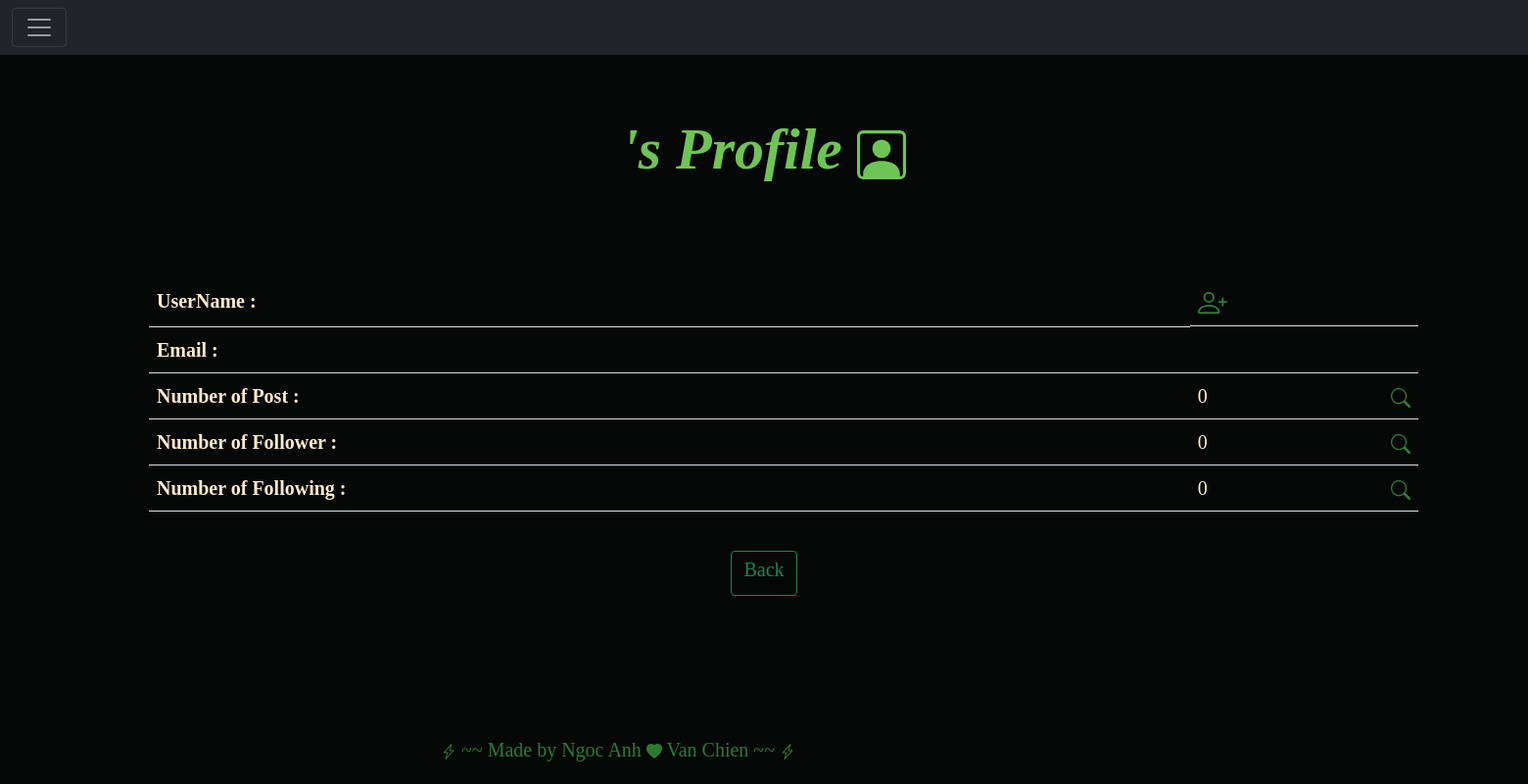
Page /profile/dd (signed in) on the earlier database version.
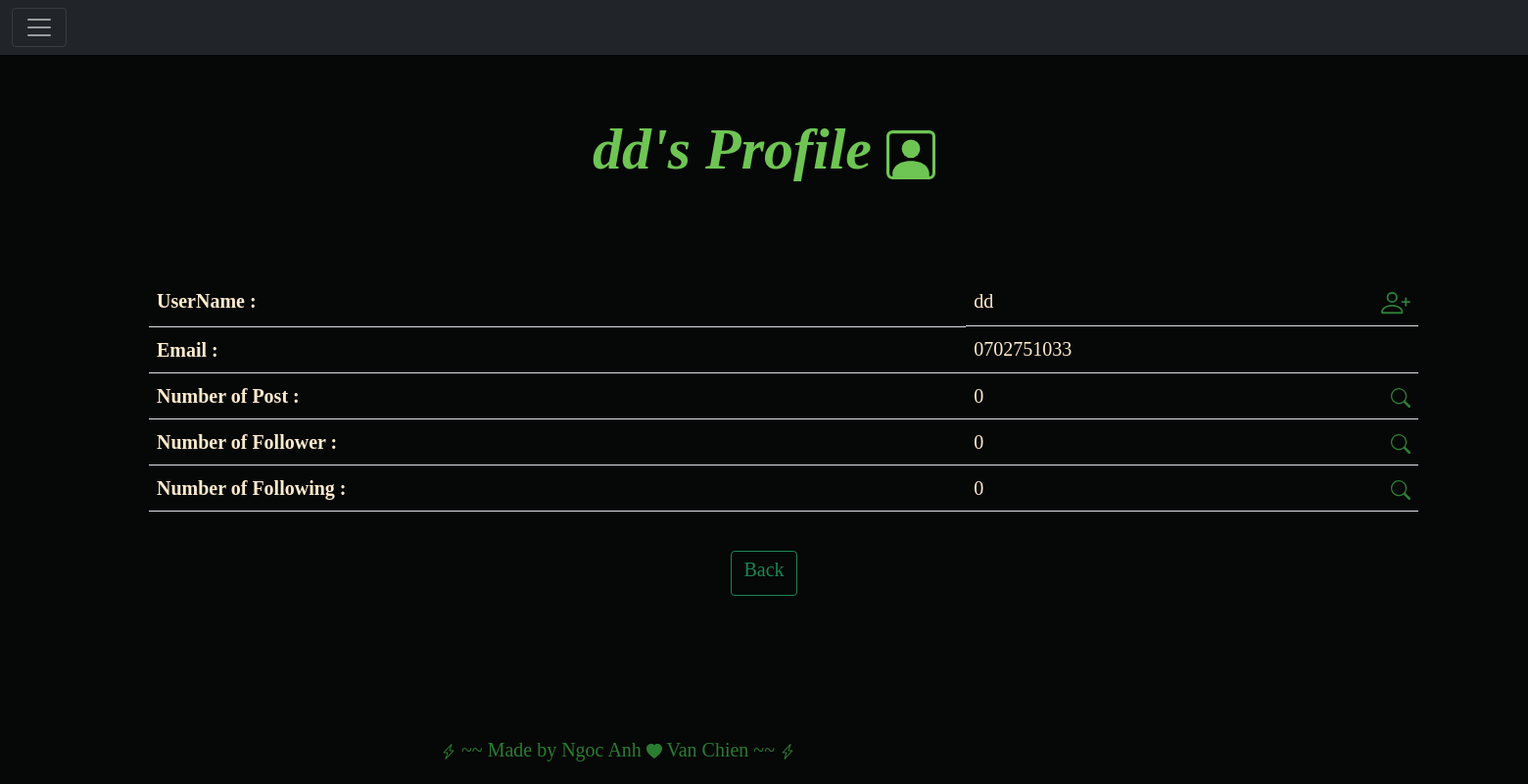
Same page on the later database version.
### Website/models.py (models this page shows)
class User(db.Model, UserMixin):
    id = db.Column(db.Integer, primary_key=True)
    email = db.Column(db.String(150), unique=True)
    username = db.Column(db.String(150), unique=True)
    password = db.Column(db.String(150))
    date_created = db.Column(db.DateTime(timezone=True), default=func.now())
    posts = db.relationship('Post', backref='user', passive_deletes=True)
    comments = db.relationship('Comment', backref='user', passive_deletes=True)
    likes = db.relationship('Like', backref='user', passive_deletes=True)
    followed = db.relationship('Follow', foreign_keys=[Follow.follower_id], backref=db.backref('follower', lazy='joined'), lazy=True, cascade='all, delete-orphan')
    followers = db.relationship('Follow', foreign_keys=[Follow.followed_id], backref=db.backref('followed', lazy='joined'), lazy=True, cascade='all, delete-orphan')

### Website/views.py (the view)
@views.route("/profile/<username>")
@login_required
def profile(username):
    users = User.query.filter_by(username=username).first()
    if not user:
        return redirect(url_for('views.home'))
    return render_template("profile.html", user=current_user,posts=posts ,users=users)

### Website/__init__.py (called while the page is built)
def create_app():
    app = Flask(__name__)
    app.config['SECRET_KEY'] = "helloworld"
    app.config['SQLALCHEMY_DATABASE_URI'] = f'sqlite:///{DB_NAME}'
    db.init_app(app)
    from .views import views
    from .auth import auth
    app.register_blueprint(views, url_prefix="/")
    app.register_blueprint(auth, url_prefix="/")
    from .models import User, Post, Comment,Like,Follow
    create_database(app)
    login_manager = LoginManager()
    login_manager.login_view = "auth.login"
    login_manager.init_app(app)
    @login_manager.user_loader
    def load_user(id):
        return User.query.get(int(id))
    return app

### Website/templates/profile.html (shortened to what this page needs)
{% extends "base.html" %} {% block title %}Profile{% endblock %}
{% block content%}
<h1 align="center">
    {{users.username}}'s Profile
</h1>
<br>
<br>
<table class="table " >
    <tbody>
        <tr>
            <th scope="row">UserName :</th>
            <td class="d-flex justify-content-between">{{users.username}}
                <div>
                {% if user.id != users.id %}
                    {% if hasfollow %}
                        <a href="/follow/{{users.username}}">
                        <svg xmlns="http://www.w3.org/2000/svg" width="30" height="30" fill="currentColor" class="bi bi-person-check" viewBox="0 0 16 16">
                            <path d="M6 8a3 3 0 1 0 0-6 3 3 0 0 0 0 6zm2-3a2 2 0 1 1-4 0 2 2 0 0 1 4 0zm4 8c0 1-1 1-1 1H1s-1 0-1-1 1-4 6-4 6 3 6 4zm-1-.004c-.001-.246-.154-.986-.832-1.664C9.516 10.68 8.289 10 6 10c-2.29 0-3.516.68-4.168 1.332-.678.678-.83 1.418-.832 1.664h10z"/>
                            <path fill-rule="evenodd" d="M15.854 5.146a.5.5 0 0 1 0 .708l-3 3a.5.5 0 0 1-.708 0l-1.5-1.5a.5.5 0 0 1 .708-.708L12.5 7.793l2.646-2.647a.5.5 0 0 1 .708 0z"/>
                            </svg>
                        <svg xmlns="http://www.w3.org/2000/svg" width="30" height="30" fill="currentColor" class="bi bi-person-plus" viewBox="0 0 16 16">
                            <path d="M6 8a3 3 0 1 0 0-6 3 3 0 0 0 0 6zm2-3a2 2 0 1 1-4 0 2 2 0 0 1 4 0zm4 8c0 1-1 1-1 1H1s-1 0-1-1 1-4 6-4 6 3 6 4zm-1-.004c-.001-.246-.154-.986-.832-1.664C9.516 10.68 8.289 10 6 10c-2.29 0-3.516.68-4.168 1.332-.678.678-.83 1.418-.832 1.664h10z"/>
                            <path fill-rule="evenodd" d="M13.5 5a.5.5 0 0 1 .5.5V7h1.5a.5.5 0 0 1 0 1H14v1.5a.5.5 0 0 1-1 0V8h-1.5a.5.5 0 0 1 0-1H13V5.5a.5.5 0 0 1 .5-.5z"/>
                        </svg>
                    </a>
                    {% else %}
                    <a href="/follow/{{users.username}}">
                    </a>
                    {% endif %}
                    {% endif %}
                  </div>
            </td>
        </tr>
        <tr>
            <th scope="row">Email :</th>
            <td>{{users.email}}</td>
        </tr>
        <tr>
            <th scope="row">Number of Post :</th>
            <td class="d-flex justify-content-between">{{users.posts|length}}
                <a href="/posts/{{users.username}}">
                </a>
            </td>
        </tr>
        <tr>
            <th scope="row">Number of Follower :</th>
            <td class="d-flex justify-content-between">0
                <a href="/follower/{{users.username}}">
                </a>
            </td>
        </tr>
        <tr>
            <th scope="row">Number of Following :</th>
            <td class="d-flex justify-content-between">0
                <a href="/following/{{users.username}}">
                </a>
            </td>
        </tr>
    </tbody>
</table>
<br>
<div align="center">
    <a href="/home">
        <button type="button" class="btn btn-outline-success"><h5>Back</h5></button>
      </a>
  </div>
  <footer>
    <p>   ~~    Made by Ngoc Anh   <svg xmlns="http://www.w3.org/2000/svg" width="16" height="16" fill="currentColor" class="bi bi-heart-fill" viewBox="0 0 16 16">
        <path fill-rule="evenodd" d="M8 1.314C12.438-3.248 23.534 4.735 8 15-7.534 4.736 3.562-3.248 8 1.314z"/>
      </svg> Van Chien   ~~   </p>
</footer>
{% endblock %}

Differences in the rows shown:
added User: username "dd", email "0702751033"
